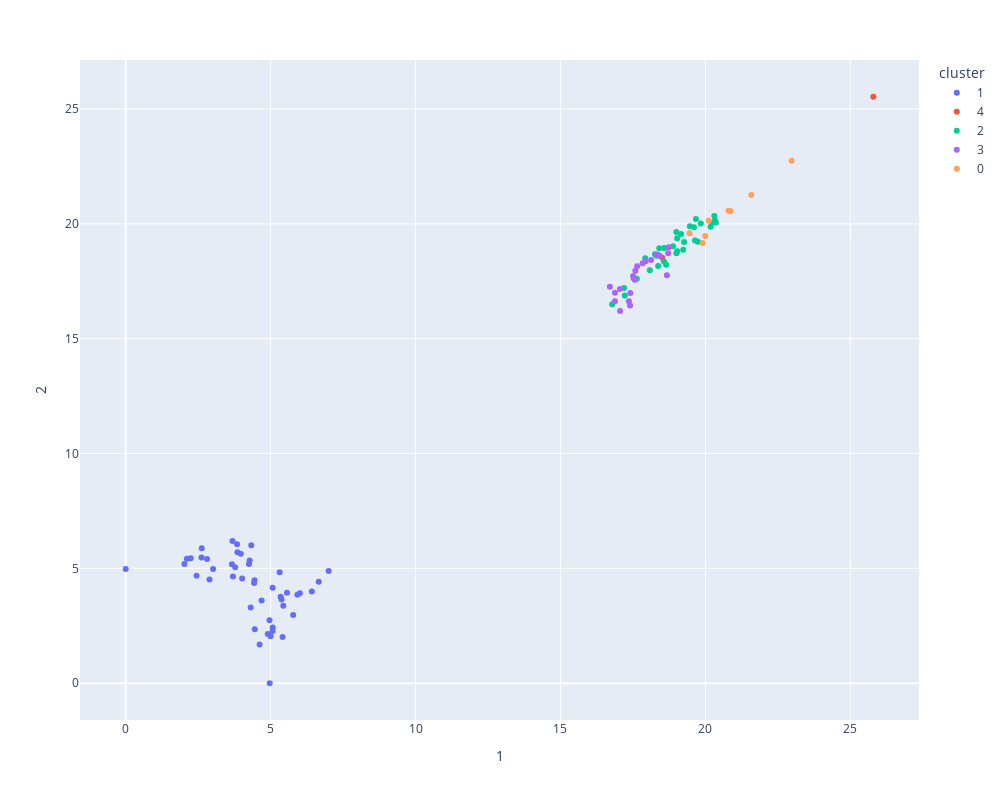

Here is the notebook cell this chart was saved with:
### Code cell
import plotly.express as px

table['pose_index'] = [f'Molecule Index: {index}' for index in table.index]
table['cluster'] = kmeans.labels_
table['cluster'] = table['cluster'].astype(str)

px.scatter(table, 
            x="1", 
            y="2",
            color='cluster',
            hover_name='pose_index',
            width=1000,
            height=800)

### Figure 1 — Plotly figure (JSON) as saved in the notebook; plotly's stock layout.template omitted (floating-point values rounded to 4 significant figures)
{"data": [{"hovertemplate": "<b>%{hovertext}</b><br><br>cluster=1<br>1=%{x}<br>2=%{y}<extra></extra>", "hovertext": ["Molecule Index: 1", "Molecule Index: 2", "Molecule Index: 5", "Molecule Index: 6", "Molecule Index: 7", "Molecule Index: 9", "Molecule Index: 10", "Molecule Index: 11", "Molecule Index: 12", "Molecule Index: 13", "Molecule Index: 14", "Molecule Index: 15", "Molecule Index: 16", "Molecule Index: 17", "Molecule Index: 18", "Molecule Index: 19", "Molecule Index: 20", "Molecule Index: 23", "Molecule Index: 24", "Molecule Index: 25", "Molecule Index: 26", "Molecule Index: 27", "Molecule Index: 28", "Molecule Index: 29", "Molecule Index: 30", "Molecule Index: 31", "Molecule Index: 32", "Molecule Index: 33", "Molecule Index: 34", "Molecule Index: 36", "Molecule Index: 43", "Molecule Index: 44", "Molecule Index: 45", "Molecule Index: 46", "Molecule Index: 51", "Molecule Index: 52", "Molecule Index: 53", "Molecule Index: 55", "Molecule Index: 59", "Molecule Index: 62", "Molecule Index: 68", "Molecule Index: 73", "Molecule Index: 79", "Molecule Index: 83", "Molecule Index: 94", "Molecule Index: 105"], "legendgroup": "1", "marker": {"color": "#636efa", "symbol": "circle"}, "mode": "markers", "name": "1", "orientation": "v", "showlegend": true, "type": "scatter", "x": [0, 4.969, 2.242, 4.334, 4.619, 2.615, 4.687, 2.892, 4.444, 2.023, 5.412, 3.665, 4.017, 2.446, 4.998, 4.429, 3.841, 7.001, 2.11, 6.659, 5.565, 3.014, 5.345, 4.901, 3.854, 3.971, 5.311, 4.454, 3.778, 2.805, 5.071, 5.925, 4.961, 5.072, 5.376, 5.778, 5.068, 6.42, 4.252, 4.275, 3.699, 5.437, 6.007, 2.625, 4.311, 3.684], "xaxis": "x", "y": [4.969, 0, 5.445, 6.007, 1.685, 5.473, 3.604, 4.519, 4.481, 5.188, 2.011, 5.176, 4.562, 4.684, 2.041, 4.363, 6.051, 4.887, 5.419, 4.415, 3.937, 4.971, 3.767, 2.139, 5.702, 5.638, 4.832, 2.354, 5.051, 5.408, 4.162, 3.856, 2.742, 2.424, 3.647, 2.968, 2.276, 3.998, 5.191, 5.347, 4.651, 3.369, 3.92, 5.881, 3.294, 6.189], "yaxis": "y"}, {"hovertemplate": "<b>%{hovertext}</b><br><br>cluster=4<br>1=%{x}<br>2=%{y}<extra></extra>", "hovertext": ["Molecule Index: 3", "Molecule Index: 4", "Molecule Index: 35"], "legendgroup": "4", "marker": {"color": "#EF553B", "symbol": "circle"}, "mode": "markers", "name": "4", "orientation": "v", "showlegend": true, "type": "scatter", "x": [18.51, 17.53, 25.79], "xaxis": "x", "y": [18.52, 17.63, 25.53], "yaxis": "y"}, {"hovertemplate": "<b>%{hovertext}</b><br><br>cluster=2<br>1=%{x}<br>2=%{y}<extra></extra>", "hovertext": ["Molecule Index: 8", "Molecule Index: 21", "Molecule Index: 22", "Molecule Index: 37", "Molecule Index: 38", "Molecule Index: 39", "Molecule Index: 40", "Molecule Index: 41", "Molecule Index: 42", "Molecule Index: 47", "Molecule Index: 49", "Molecule Index: 58", "Molecule Index: 61", "Molecule Index: 65", "Molecule Index: 67", "Molecule Index: 69", "Molecule Index: 74", "Molecule Index: 77", "Molecule Index: 78", "Molecule Index: 80", "Molecule Index: 81", "Molecule Index: 85", "Molecule Index: 89", "Molecule Index: 91", "Molecule Index: 93", "Molecule Index: 95", "Molecule Index: 98", "Molecule Index: 100", "Molecule Index: 102", "Molecule Index: 103", "Molecule Index: 104", "Molecule Index: 107"], "legendgroup": "2", "marker": {"color": "#00cc96", "symbol": "circle"}, "mode": "markers", "name": "2", "orientation": "v", "showlegend": true, "type": "scatter", "x": [20.23, 20.31, 19.84, 20.33, 19.03, 19.61, 19.67, 19.23, 18.31, 17.22, 16.78, 18.88, 17.2, 19.74, 19.46, 18.26, 18.65, 18.58, 19.03, 19.26, 18.41, 19.0, 19.16, 19.64, 20.18, 17.63, 18.57, 18.99, 18.08, 17.92, 20.36, 18.37], "xaxis": "x", "y": [20.04, 20.34, 20.01, 20.15, 19.37, 19.85, 20.21, 18.87, 18.6, 16.88, 16.5, 19.02, 17.2, 19.22, 19.89, 18.68, 18.22, 18.95, 18.8, 19.21, 18.94, 18.71, 19.56, 19.27, 19.87, 17.61, 18.36, 19.65, 17.97, 18.5, 20.06, 18.16], "yaxis": "y"}, {"hovertemplate": "<b>%{hovertext}</b><br><br>cluster=3<br>1=%{x}<br>2=%{y}<extra></extra>", "hovertext": ["Molecule Index: 48", "Molecule Index: 50", "Molecule Index: 54", "Molecule Index: 56", "Molecule Index: 57", "Molecule Index: 60", "Molecule Index: 63", "Molecule Index: 64", "Molecule Index: 71", "Molecule Index: 72", "Molecule Index: 75", "Molecule Index: 82", "Molecule Index: 84", "Molecule Index: 86", "Molecule Index: 88", "Molecule Index: 90", "Molecule Index: 97", "Molecule Index: 99", "Molecule Index: 106", "Molecule Index: 109"], "legendgroup": "3", "marker": {"color": "#ab63fa", "symbol": "circle"}, "mode": "markers", "name": "3", "orientation": "v", "showlegend": true, "type": "scatter", "x": [17.51, 17.83, 18.42, 18.33, 17.94, 17.06, 18.13, 17.58, 18.73, 17.56, 17.05, 16.88, 17.64, 17.4, 16.7, 17.41, 16.88, 18.67, 17.36, 18.72], "xaxis": "x", "y": [17.73, 18.28, 18.61, 18.66, 18.37, 16.2, 18.42, 17.96, 18.98, 17.57, 17.17, 17.0, 18.15, 16.44, 17.26, 16.99, 16.63, 17.76, 16.63, 18.72], "yaxis": "y"}, {"hovertemplate": "<b>%{hovertext}</b><br><br>cluster=0<br>1=%{x}<br>2=%{y}<extra></extra>", "hovertext": ["Molecule Index: 66", "Molecule Index: 70", "Molecule Index: 76", "Molecule Index: 87", "Molecule Index: 92", "Molecule Index: 96", "Molecule Index: 101", "Molecule Index: 108"], "legendgroup": "0", "marker": {"color": "#FFA15A", "symbol": "circle"}, "mode": "markers", "name": "0", "orientation": "v", "showlegend": true, "type": "scatter", "x": [22.98, 21.59, 20.0, 19.9, 19.45, 20.11, 20.86, 20.8], "xaxis": "x", "y": [22.74, 21.25, 19.47, 19.16, 19.59, 20.13, 20.55, 20.57], "yaxis": "y"}], "layout": {"height": 800, "legend": {"title": {"text": "cluster"}, "tracegroupgap": 0}, "margin": {"t": 60}, "width": 1000, "xaxis": {"anchor": "y", "domain": [0, 1], "title": {"text": "1"}}, "yaxis": {"anchor": "x", "domain": [0, 1], "title": {"text": "2"}}}}
